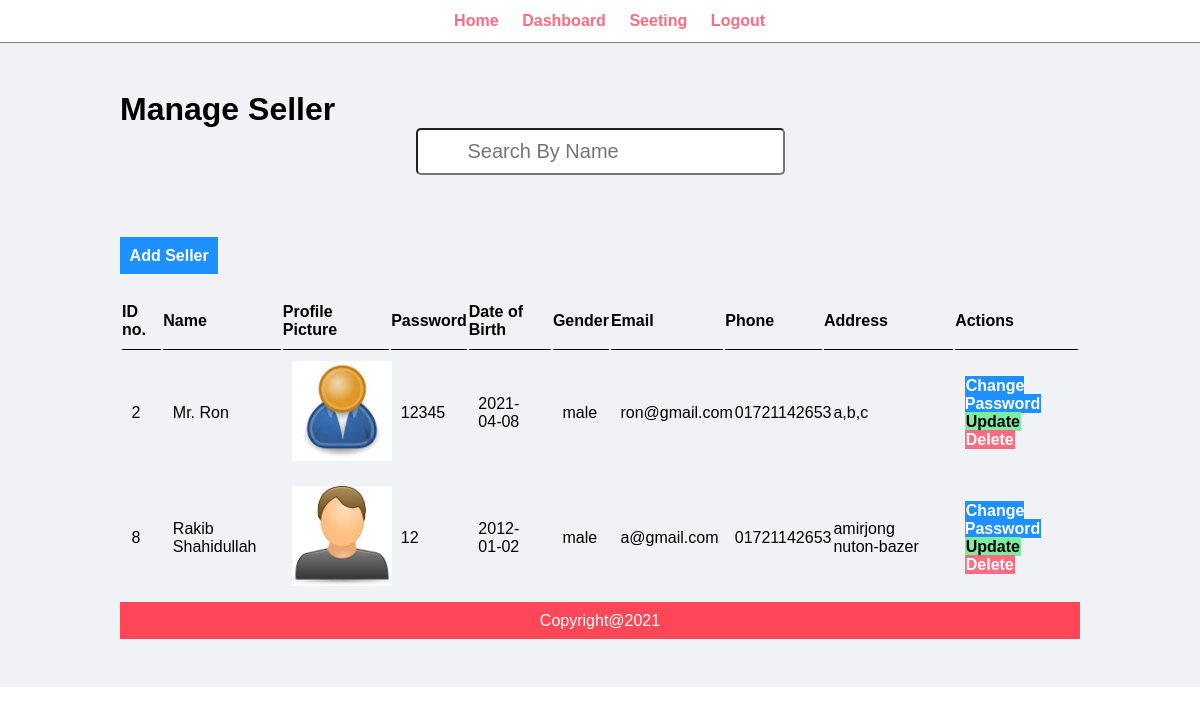
The app's page /admin/manage-seller.php with its own data.
### tables this page shows
CREATE TABLE `seller` (
  `id` int(5) UNSIGNED NOT NULL,
  `name` varchar(20) NOT NULL,
  `password` varchar(20) NOT NULL,
  `dob` date NOT NULL,
  `gender` varchar(20) NOT NULL,
  `email` varchar(100) NOT NULL,
  `phone` varchar(20) NOT NULL,
  `address` varchar(100) NOT NULL,
  `joiningDate` date NOT NULL,
  `leaveDate` date NOT NULL,
  `type` varchar(20) DEFAULT 'seller',
  `profilePicture` varchar(250) NOT NULL
);

### model/sellerFunction.php (called while the page is built, shortened)
<?php
    function displaySeller($conn){
        $sql = "SELECT * FROM seller";
        $res = mysqli_query($conn, $sql);
        $seller = [];
        while($row = mysqli_fetch_assoc($res)){
            array_push($seller, $row);
        }
        return $seller;
    }
?>

### admin/manage-seller.php (the view, shortened to what this page needs)
<?php include('menu.php'); ?>
    <div class="main-content">
        <div class="wrapper">
            <h1>Manage Seller</h1>
            <form  class="text-center">
                <input type="search" name="name" id="name" class="search" placeholder="Search By Name" onkeyup="ajax()">
            </form>
            <br/>
            <br/><br/><br/>
            <a href="add-seller.php" class="btn-primary">Add Seller</a>
            <br/><br/><br/>
            <div class="result" id='result'>
            <?php
		        echo "<table class='tbl-full'>
		        <tr>
                    <th>ID no.</th>
                    <th>Name </th>
                    <th>Profile Picture </th>
                    <th>Password </th>
                    <th>Date of Birth </th>
                    <th>Gender </th>
                    <th>Email </th>
                    <th>Phone </th>
                    <th>Address </th>
                    <th>Actions</th>
		        </tr>";
		        $row = displaySeller($conn);
            ?>
            <?php
		        foreach($row as $var){
			    echo "
				<tr>
                <td>{$var['id']}</td>
                <td>{$var['name']} </td>
                <td> <img src='{$var['profilePicture']}' height='100' width='100'>   </td>
                <td>{$var['password']}</td>
                <td>{$var['dob']}</td>
                <td>{$var['gender']}</td>
                <td>{$var['email']}</td>
                <td>{$var['phone']}</td>
                <td>{$var['address']}</td>
                <td>
                    <a href='seller-update-password.php?id={$var['id']}' class='btn-primary'>Change Password</a> </br>
                    <a href='seller-update.php?id={$var['id']}' class='btn-secondary'>Update</a>
                    <a href='../controller/seller-delete.php?id={$var['id']}' name='delete' class='btn-denger'>Delete</a>
                </td>
                </tr>
				";
		}
			echo "</table>";
?>
</div>
    <?php include('footer.php'); ?>

### admin/menu.php (shortened to what this page needs)
<?php include_once('../model/adminFunction.php');?>
<?php include_once('../model/sellerFunction.php');?>
<!DOCTYPE html>
<html lang="en">
<head>
    <link rel="stylesheet" href="../css/admin.css">
</head>
<body>
    <div class="menu text-center">
        <div class="wrapper">
            <ul>
                <li><a href="personal-admin.php"><?php echo $_SESSION['name']?></a></li>
                <li><a href="../view/index.php">Home</a></li>
                <li><a href="admin-index.php">Dashboard</a></li>
                <li><a href="Seeting.php">Seeting</a></li>
                <li><a href="../authorization/logout.php">Logout</a></li>
            </ul>
        </div>
    </div>

### admin/footer.php
<div class="footer">
        <div class="wrapper">
            <p class="text-center">Copyright@2021</p>
        </div>
    </div>
</body>
</html>

### css/admin.css (style rules this page uses)
* { margin: 0; padding: 0; font-family: Arial, Helvetica, sans-serif; }
.wrapper { border: 1px; padding: 1%; width: 80%; margin: 0 auto; }
.text-center { text-align: center; }
.tbl-full { width: 100%; }
table tr th { border-bottom: 1px solid black; padding-bottom: 1%; text-align: left; }
table tr td { padding: 1%; }
.btn-primary { background-color: #1e90ff; padding: 1%; color: white; text-decoration: none; font-weight: bold; }
.btn-secondary { background-color: #7bed9f; padding: 1%; color: black; text-decoration: none; font-weight: bold; }
.btn-denger { background-color: #ff6b81; padding: 1%; color: white; text-decoration: none; font-weight: bold; }
.search { padding: 10px 50px ; border-radius: 5px; outline: none; font-size: 20px; }
.menu { border-bottom: 1px solid gray; }
.menu ul { list-style-type: none; }
.menu ul li { display: inline; padding: 1%; }
.menu ul li a { text-decoration: none; font-weight: bold; color: #ff6b81; }
.main-content { background-color: #f1f2f6; padding: 3% 0; }
.footer { background-color: #ff4757; color: white; }

### records on screen
seller: id "2", name "Mr. Ron", profilePicture (picture), password "12345", dob "2021-04-08", gender "male", email "ron@gmail.com", phone "01721142653", address "a,b,c"
seller: id "8", name "Rakib Shahidullah", profilePicture (picture), password "12", dob "2012-01-02", gender "male", email "a@gmail.com", phone "01721142653", address "amirjong nuton-bazer"
